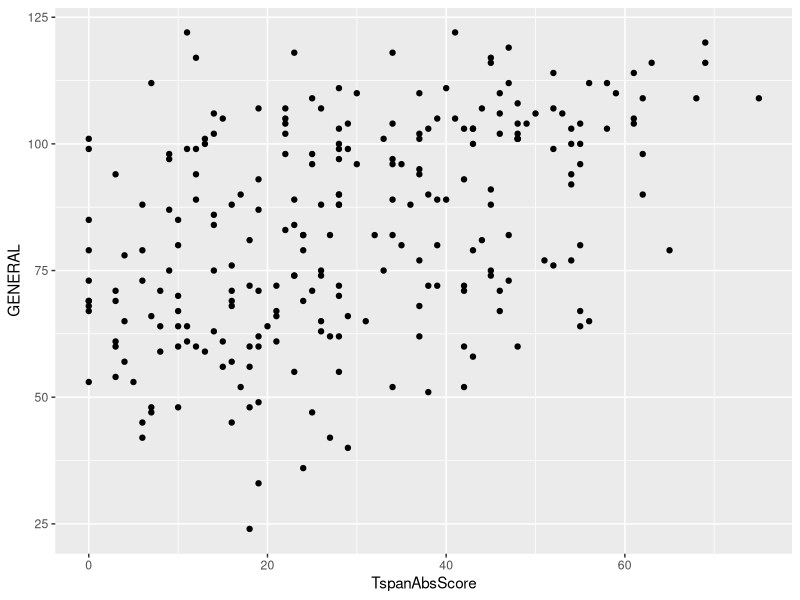
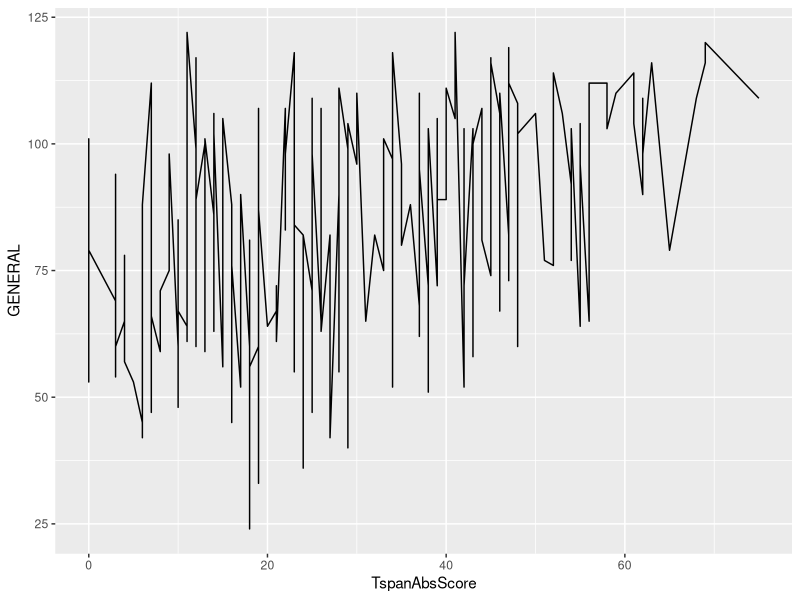
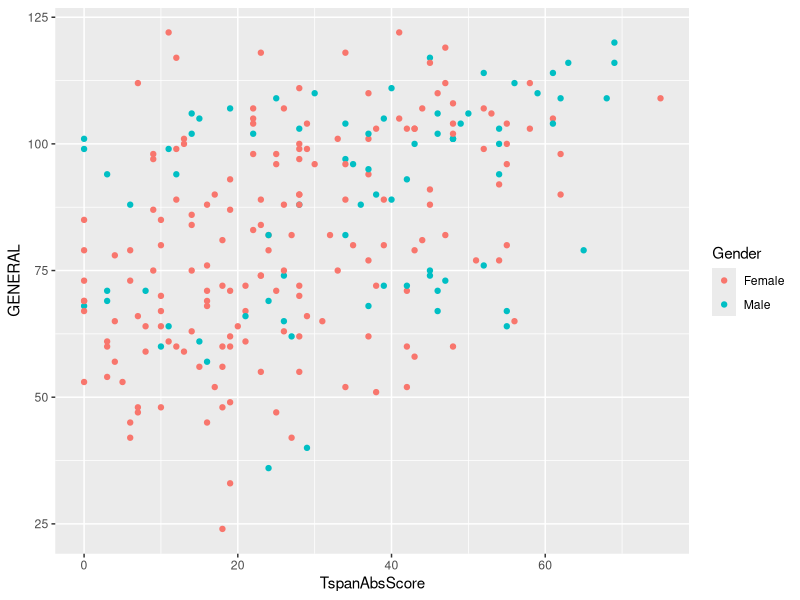
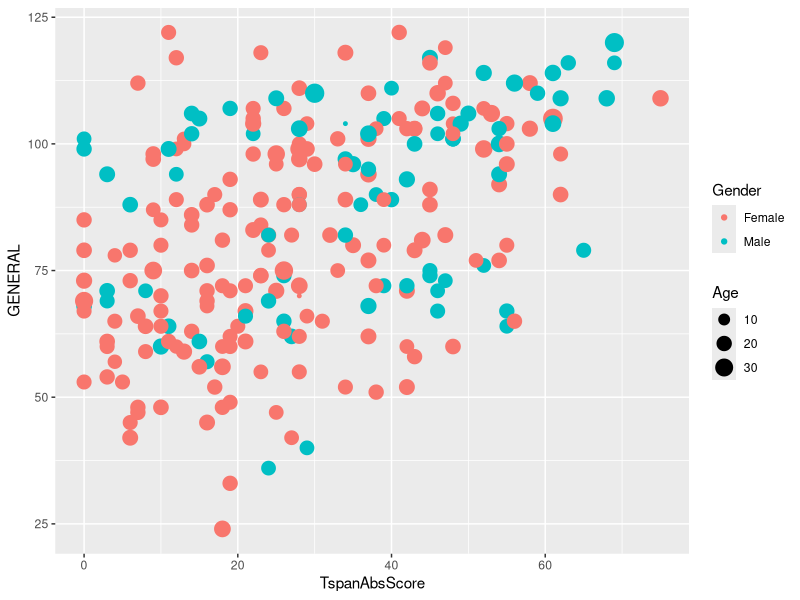
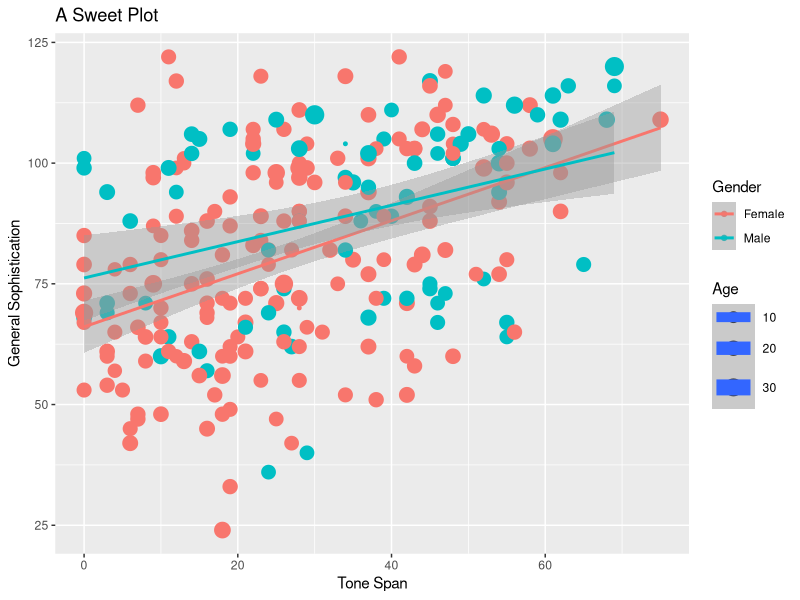

Here is the R script that generated these plots, in order:
#======================================================================================================
# Data Analysis Template
# 
#
#
#
#
#======================================================================================================
# Libraries
#--------------------------------------------------
library(psych)
library(ggplot2)
library(data.table)

#======================================================================================================
# Set Wd and Import Data 
#--------------------------------------------------
setwd("/Users/davidjohnbaker/Desktop/projects/LSUseRs/BasicCleaningAndAnalysis/data/")
explore.me <- read.csv("My_Experiment_Data.csv")
str(explore.me) # note it still thinks strings are factors, not everything was cleaned
#--------------------------------------------------
# Get Rid of No Response Gender
explore.me <- data.table(explore.me)
explore.me <- explore.me[Gender == "Male" | Gender == "Female"]
explore.me$Gender <- as.factor(explore.me$Gender)

#======================================================================================================
# Plots
#--------------------------------------------------
# Let's use try to use ggplot2 to explore our data.
# Plot two continous variables on the x and y axis, group them by a binary, then scale them 
# by the magnitude of one of their effects. 

# Let's plot all the points
ggplot(explore.me, 
       aes(x = TspanAbsScore, y = GENERAL)) + geom_point()

# Does it make sense to use a line? 
ggplot(explore.me, 
       aes(x = TspanAbsScore, y = GENERAL)) + geom_line()

ggplot(explore.me, 
       aes(x = TspanAbsScore, y = GENERAL, color = Gender)) + geom_point()

ggplot(explore.me, 
       aes(x = TspanAbsScore, y = GENERAL, color = Gender, size = Age)) + geom_point()

ggplot(explore.me, 
       aes(x = TspanAbsScore, y = GENERAL, color = Gender, size = Age)) + geom_point() +
      labs(title ="A Sweet Plot", x = "Tone Span", y = "General Sophistication") + geom_smooth(method = "lm")

# Great for spotting outliers, weird codings in your data
# GGPLOT IS NOT JUST END GAME
#======================================================================================================
# T Tests 
#--------------------------------------------------
# Run a basic t test, what's up with the degrees of freedom?
# What arguments can you manipulate within the function? 
# Is every column in the right format to do a t-test?

t.test(explore.me$RavenB1, explore.me$RavenB2)
t.test(explore.me$RavenB1, explore.me$RavenB2, paired = TRUE)
t.test(explore.me$RavenB1, explore.me$RavenB2,var.equal = TRUE)

## For Long
t.test(RavenB1 ~ Gender, data = explore.me)

#======================================================================================================
# Correlation
#--------------------------------------------------
# Let's look at some correlations!
# How would we get correlations for a few different variables? 
# Try using the apply function or the pairs.panels() function from the psych package

cor(explore.me$SINGING, explore.me$EMOTIONS)
cor(explore.me$SINGING, explore.me$EMOTIONS,method = "kendall")

#======================================================================================================
# Regression? 
#--------------------------------------------------
# Can you build a regression model to predict one variable from another? 

my.model.1 <- lm(GENERAL ~ MelodicAcc, data = explore.me)
my.model.2 <- lm(GENERAL ~ MelodicAcc + BeatAcc, data = explore.me)

summary(my.model.1)
summary(my.model.2)

anova(my.model.1,my.model.2)

# Note that inside the model are more values of use!
my.model.1$coefficients
my.model.1$residuals

# Can you find an R package that will turn this into an APA formatted table?
#======================================================================================================